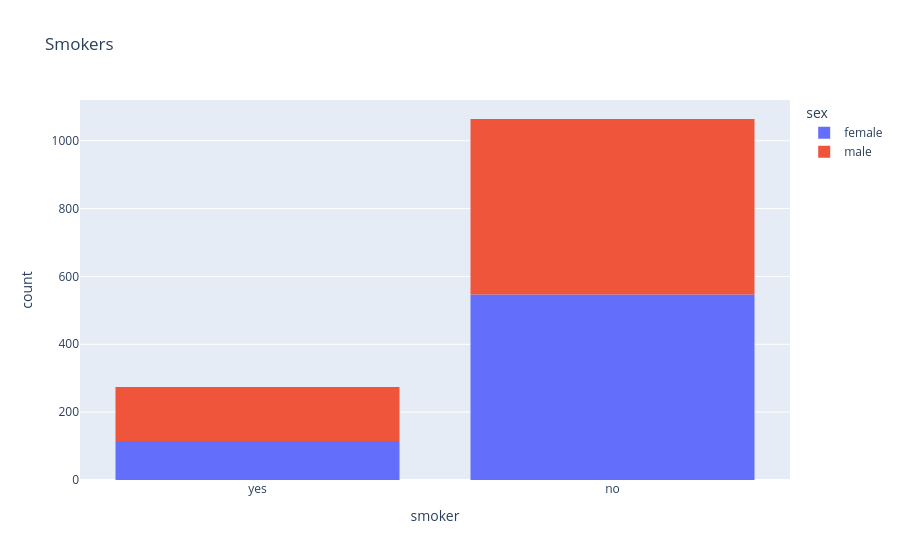

Here is the notebook cell this chart was saved with:
### Code cell
px.histogram(df,x = "smoker",color='sex', title = "Smokers")

### Figure 1 — Plotly figure (JSON) as saved in the notebook; plotly's stock layout.template omitted (floating-point values rounded to 4 significant figures; data arrays with more than 128 entries replaced by an {"elided": "..."} marker saying what was removed)
{"data": [{"bingroup": "x", "hovertemplate": "sex=female<br>smoker=%{x}<br>count=%{y}<extra></extra>", "legendgroup": "female", "marker": {"color": "#636efa", "pattern": {"shape": ""}}, "name": "female", "orientation": "v", "showlegend": true, "type": "histogram", "x": {"elided": "662 str values"}, "xaxis": "x", "yaxis": "y"}, {"bingroup": "x", "hovertemplate": "sex=male<br>smoker=%{x}<br>count=%{y}<extra></extra>", "legendgroup": "male", "marker": {"color": "#EF553B", "pattern": {"shape": ""}}, "name": "male", "orientation": "v", "showlegend": true, "type": "histogram", "x": {"elided": "676 str values"}, "xaxis": "x", "yaxis": "y"}], "layout": {"barmode": "relative", "legend": {"title": {"text": "sex"}, "tracegroupgap": 0}, "title": {"text": "Smokers"}, "xaxis": {"anchor": "y", "domain": [0, 1], "title": {"text": "smoker"}}, "yaxis": {"anchor": "x", "domain": [0, 1], "title": {"text": "count"}}}}
